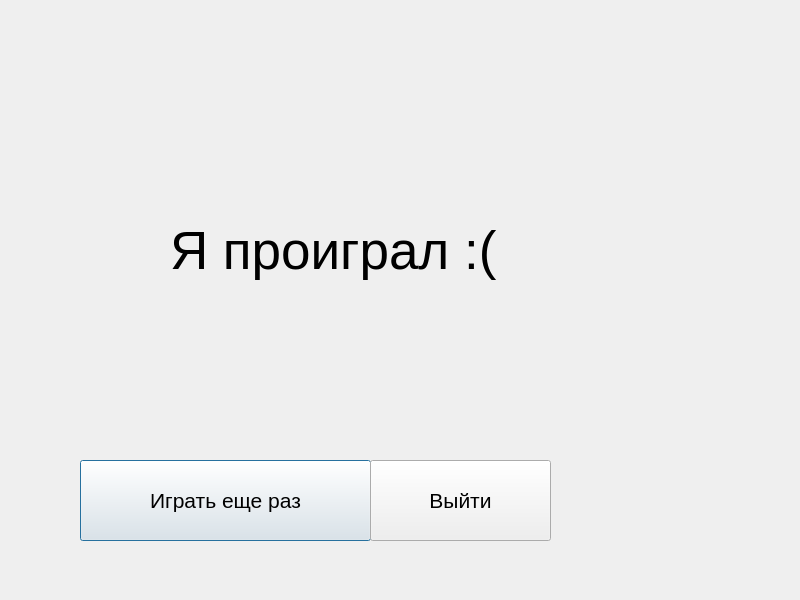
<?xml version="1.0" encoding="UTF-8"?>
<ui version="4.0">
 <class>Losing</class>
 <widget class="QDialog" name="Losing">
  <property name="geometry">
   <rect>
    <x>0</x>
    <y>0</y>
    <width>800</width>
    <height>600</height>
   </rect>
  </property>
  <property name="windowTitle">
   <string>Dialog</string>
  </property>
  <widget class="QPushButton" name="pushButton_Play">
   <property name="geometry">
    <rect>
     <x>80</x>
     <y>460</y>
     <width>291</width>
     <height>81</height>
    </rect>
   </property>
   <property name="font">
    <font>
     <pointsize>16</pointsize>
    </font>
   </property>
   <property name="text">
    <string>Играть еще раз</string>
   </property>
  </widget>
  <widget class="QPushButton" name="pushButton_Exit">
   <property name="geometry">
    <rect>
     <x>370</x>
     <y>460</y>
     <width>181</width>
     <height>81</height>
    </rect>
   </property>
   <property name="font">
    <font>
     <pointsize>16</pointsize>
    </font>
   </property>
   <property name="text">
    <string>Выйти</string>
   </property>
  </widget>
  <widget class="QLabel" name="label">
   <property name="geometry">
    <rect>
     <x>170</x>
     <y>170</y>
     <width>451</width>
     <height>161</height>
    </rect>
   </property>
   <property name="font">
    <font>
     <pointsize>40</pointsize>
    </font>
   </property>
   <property name="text">
    <string>Я проиграл :(</string>
   </property>
  </widget>
 </widget>
 <resources/>
 <connections/>
</ui>
